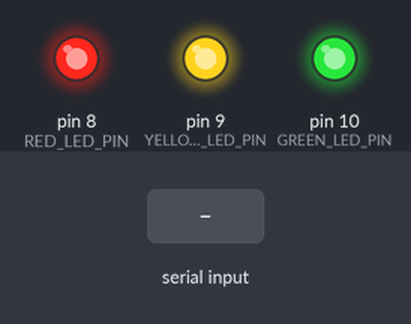
Bench run of a sketch on a simulated Arduino Uno, built with avr-gcc and run on an emulated ATmega328P. On the bench: output pins drawn as LEDs (lit = HIGH). Dashed ring = blinking. The test bench sets the inputs (shaded band).

Above: at 2.2 s.
2.3 s: "a" received over Serial
At 2.8 s:
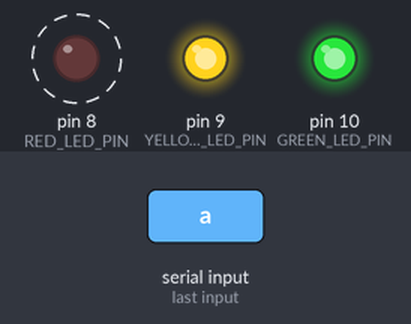
5.3 s: "c" received over Serial
At 6.67 s:
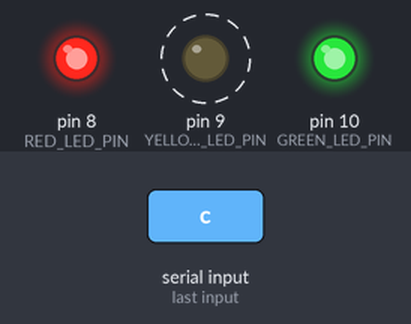
8.3 s: "d" received over Serial
At 8.77 s:
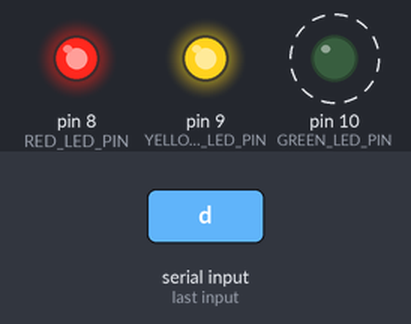
11.3 s: "f" received over Serial
At 11.45 s:
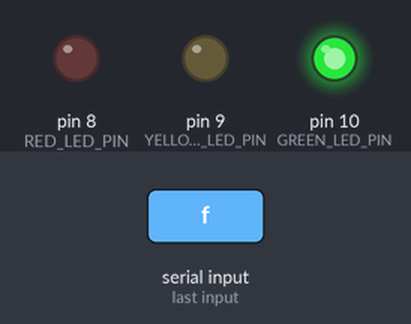
14.3 s: "b" received over Serial
At 14.57 s:
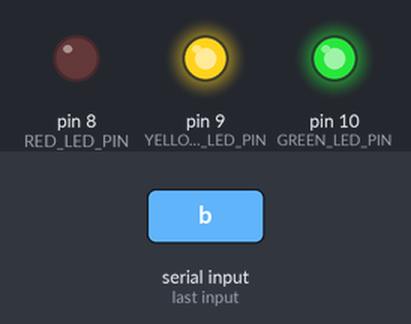
17.3 s: "e" received over Serial
At 19.1 s:
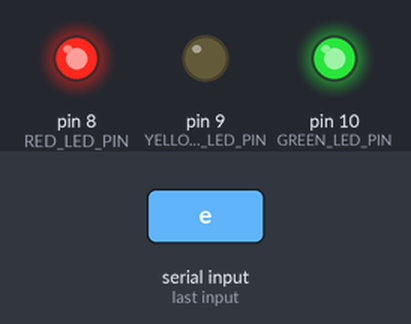
Timing chart, 0 to 21.3 s (numbered marks = the images above; inputs shaded):
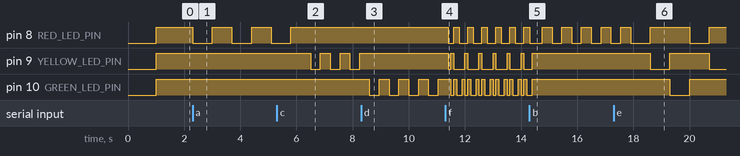

The sketch:

stop_light_basic.ino
```cpp
/**
 * stop_light_basic.ino
 * Powers a traffic light
 * Mapping:
 * a -> RED_LED_PIN, slow
 * b -> RED_LED_PIN, fast
 * c -> YELLOW_LED_PIN, slow
 * d -> YELLOW_LED_PIN, fast
 * e -> GREEN_LED_PIN, slow
 * f -> rapidly cycle through all
 * g -> turn off
 * Author: Zach Waltz
 * Revised: William Jen
 */

// milliseconds //
#define SLOW_FLASH_INTERVAL     700
#define FAST_FLASH_INTERVAL     350
#define PARTY_FLASH_INTERVAL    100

#define RED_LED_PIN     8
#define YELLOW_LED_PIN  9
#define GREEN_LED_PIN   10

// note: any invalid character turns the traffic light off
char state = 'h';

void setup()
{
  Serial.begin(9600);
  pinMode(RED_LED_PIN, OUTPUT);
  pinMode(YELLOW_LED_PIN, OUTPUT);
  pinMode(GREEN_LED_PIN, OUTPUT);

  // POST routine
  // turn all on, then off
  digitalWrite(RED_LED_PIN, LOW);
  digitalWrite(YELLOW_LED_PIN, LOW);
  digitalWrite(GREEN_LED_PIN, LOW);
  delay(1000);
  digitalWrite(RED_LED_PIN, HIGH);
  digitalWrite(YELLOW_LED_PIN, HIGH);
  digitalWrite(GREEN_LED_PIN, HIGH);
}

void loop()
{
    if (Serial.available())
    {
        // SET NEXT STATE
        // READ SERIAL MESSAGES
        state = Serial.read();

        // CONSUME THE REST OF BUFFER
        while (Serial.available())
            Serial.read();
    }

    // select action based on current state
    switch (state)
    {
        case 'a':
            slow_red();
            break;
        case 'b':
            fast_red();
            break;
            /*
        case 'c':
            slow_yellow();
            break;
            */
        case 'c':
            fast_yellow();
            break;
            /*
        case 'e':
            slow_green();
            break;
            */
        case 'd':
            fast_green();
            break;
        case 'e':
            slow_cycle();
            break;
        case 'f':
            party_mode();
            break;
        default:
            break;
    }
}

void toggle_leds(bool red_on, bool yellow_on, bool green_on, int interval)
{
    digitalWrite(RED_LED_PIN, red_on ? LOW : HIGH );
    digitalWrite(YELLOW_LED_PIN, yellow_on ? LOW : HIGH);
    digitalWrite(GREEN_LED_PIN, green_on ? LOW : HIGH);
    delay(interval);
}

void slow_green()
{
    toggle_leds(false, false, true, SLOW_FLASH_INTERVAL);
    toggle_leds(false, false, false, SLOW_FLASH_INTERVAL);
}

void fast_green()
{
    toggle_leds(false, false, true, FAST_FLASH_INTERVAL);
    toggle_leds(false, false, false, FAST_FLASH_INTERVAL);
}

void slow_yellow()
{
    toggle_leds(false, true, false, SLOW_FLASH_INTERVAL);
    toggle_leds(false, false, false, SLOW_FLASH_INTERVAL);
}

void fast_yellow()
{
    toggle_leds(false, true, false, FAST_FLASH_INTERVAL);
    toggle_leds(false, false, false, FAST_FLASH_INTERVAL);
}

void slow_red()
{
    toggle_leds(true, false, false, SLOW_FLASH_INTERVAL);
    toggle_leds(false, false, false, SLOW_FLASH_INTERVAL);
}

void fast_red()
{
    toggle_leds(true, false, false, FAST_FLASH_INTERVAL);
    toggle_leds(false, false, false, FAST_FLASH_INTERVAL);
}

void party_mode()
{
    toggle_leds(true, true, false, PARTY_FLASH_INTERVAL);
    toggle_leds(true, false, true, PARTY_FLASH_INTERVAL);
    toggle_leds(false, true, false, PARTY_FLASH_INTERVAL);
    toggle_leds(false, true, true, PARTY_FLASH_INTERVAL);
    toggle_leds(true, true, true, PARTY_FLASH_INTERVAL);
}

void slow_cycle()
{
    toggle_leds(true, false, false, SLOW_FLASH_INTERVAL);
    toggle_leds(false, true, false, SLOW_FLASH_INTERVAL);
    toggle_leds(false, false, true, SLOW_FLASH_INTERVAL);
}
```

Measured:
- after the input at 2.3 s, pin 8 (RED_LED_PIN): alternates HIGH for 0.70 s and LOW for 0.70 s, starting at once
- after the input at 5.3 s, pin 8 (RED_LED_PIN): goes on until 5.8 s, then stays HIGH; pin 9 (YELLOW_LED_PIN): alternates HIGH for 0.35 s and LOW for 0.35 s, starting after 1.2 s
- after the input at 8.3 s, pin 9 (YELLOW_LED_PIN): stops changing and stays HIGH; pin 10 (GREEN_LED_PIN): alternates HIGH for 0.35 s and LOW for 0.35 s, starting after 0.30 s
- after the input at 11.3 s, pin 8 (RED_LED_PIN): HIGH → LOW after 0.10 s, then repeats every 0.50 s: HIGH 0.20 s, LOW 0.30 s; pin 9 (YELLOW_LED_PIN): HIGH → LOW after 0.10 s, then repeats every 0.50 s: HIGH 0.10 s, LOW 0.40 s
- after the input at 14.3 s, pin 10 (GREEN_LED_PIN): goes on until 14.4 s, then stays HIGH
- after the input at 17.3 s, pin 9 (YELLOW_LED_PIN): HIGH → LOW after 1.3 s, → HIGH 0.70 s later, → LOW 1.4 s later; pin 10 (GREEN_LED_PIN): HIGH → LOW after 2.0 s, → HIGH 0.70 s later
